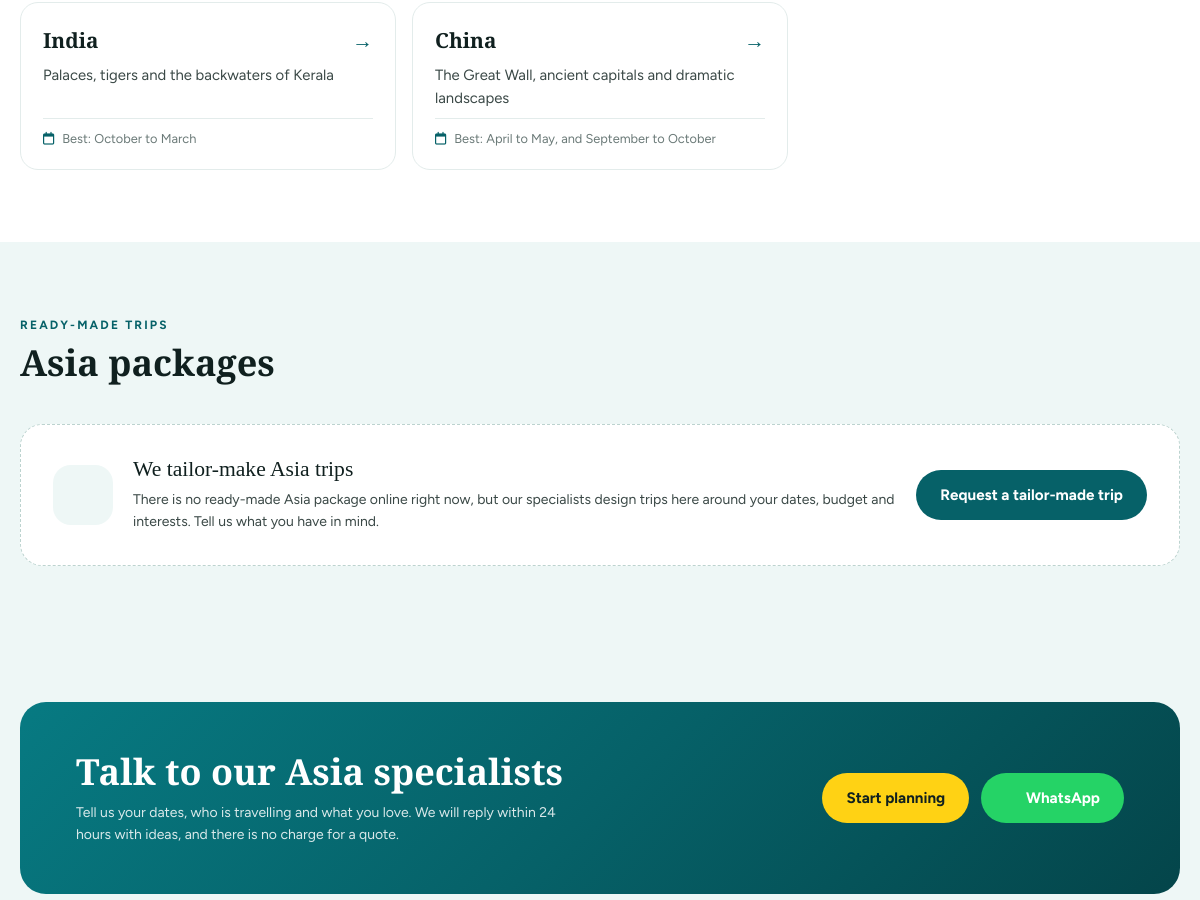
Before: /asia.php (middle part) with the older database file.
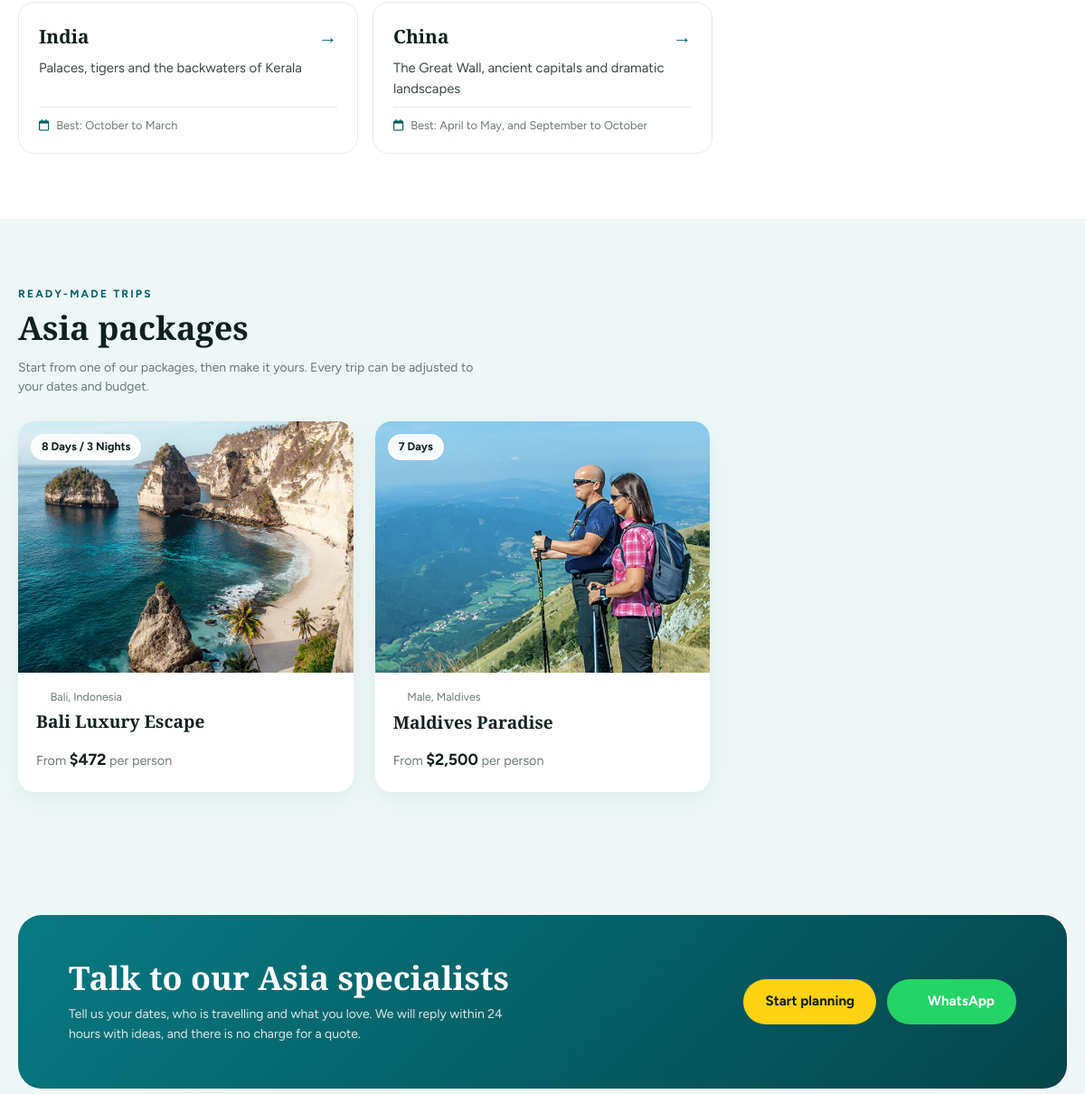
After: the same page with the newer database file.
### tables this page shows
CREATE TABLE `tours` (
  `id` int(11) NOT NULL AUTO_INCREMENT,
  `title` varchar(255) NOT NULL,
  `location` varchar(255) NOT NULL,
  `price` decimal(10,2) NOT NULL,
  `duration` varchar(100) DEFAULT NULL,
  `rating` decimal(2,1) DEFAULT 4.5,
  `status` enum('Active', 'Draft', 'Inactive') DEFAULT 'Active',
  `category` varchar(50) DEFAULT NULL,
  `image` varchar(255) DEFAULT NULL,
  `description` text,
  `show_on_home` tinyint(1) DEFAULT 0,
  `home_section` varchar(100) DEFAULT NULL,
   
   
   
  `package_pages` varchar(100) DEFAULT NULL,
   
  `promo_badge` varchar(100) DEFAULT NULL,
  `promo_style` varchar(20) DEFAULT 'primary',
  `promo_tagline` varchar(255) DEFAULT NULL,
   
   
  `highlights` text DEFAULT NULL,
  `itinerary` text DEFAULT NULL,
  `inclusions` text DEFAULT NULL,
  `exclusions` text DEFAULT NULL,
  `created_at` timestamp DEFAULT CURRENT_TIMESTAMP,
  PRIMARY KEY (`id`)
);

### asia.php (called while the page is built)
<?php
$destRegion = 'asia';
require __DIR__ . '/includes/destination-view.php';

### includes/destinations.php (called while the page is built, shortened)
<?php
if (!function_exists('destinationCountries')) {
    function destinationCountries(string $region): array {
        return array_filter(DEST_COUNTRIES, fn($c) => $c['region'] === $region);
    }
}
if (!function_exists('destinationPackages')) {
    function destinationPackages(PDO $pdo, array $countryKeys, int $limit = 9): array {
        $terms = [];
        foreach ($countryKeys as $k) {
            $terms[] = DEST_COUNTRIES[$k]['name'];
            foreach (DEST_COUNTRIES[$k]['keywords'] ?? [] as $w) $terms[] = $w;
        }
        $terms = array_values(array_unique($terms));
        $where = []; $params = [];
        foreach ($terms as $t) {
            $where[] = '(location LIKE ? OR title LIKE ?)';
            $params[] = "%$t%"; $params[] = "%$t%";
        }
        try {
            $st = $pdo->prepare(
                "SELECT id, title, location, price, duration, image FROM tours
                 WHERE status = 'Active' AND (" . implode(' OR ', $where) . ")
                 ORDER BY created_at DESC LIMIT " . (int)$limit
            );
            $st->execute($params);
            return $st->fetchAll(PDO::FETCH_ASSOC);
        } catch (PDOException $e) {
            error_log('destinationPackages: ' . $e->getMessage());
            return [];
        }
    }
}

### includes/packages.php (the view, shortened to what this page needs)
<?php
if (!function_exists('packageImagePath')) {
    function packageImagePath(array $tour, string $fallback = 'assets/images/tour/style1/pic1.jpg'): string {
        $img = trim((string)($tour['image'] ?? ''));
        return $img;
    }
}
if (!function_exists('packageImage')) {
    function packageImage(array $tour, string $fallback = 'assets/images/tour/style1/pic1.jpg'): string {
        return htmlspecialchars(packageImagePath($tour, $fallback));
    }
}
        ?>
        <?php
if (!function_exists('packageTile')) {
    function packageTile(array $tour): void {
        ?>
                    <a class="pk-tile" href="tour-detail.php?id=<?php echo (int)$tour['id']; ?>">
                        <div class="pk-tile-img">
                            <img src="<?php echo packageImage($tour); ?>" alt="" loading="lazy">
                            <?php if (!empty($tour['duration'])) : ?><span class="pk-tile-dur"><?php echo htmlspecialchars($tour['duration']); ?></span><?php endif; ?>
                        </div>
                        <div class="pk-tile-body">
                            <span class="pk-tile-loc"><i class="fa-solid fa-location-dot"></i> <?php echo htmlspecialchars($tour['location']); ?></span>
                            <h3 class="pk-tile-title"><?php echo htmlspecialchars($tour['title']); ?></h3>
                            <span class="pk-tile-price">From <b>$<?php echo number_format((float)$tour['price']); ?></b> per person</span>
                        </div>
                    </a>
        <?php
    }
}

### header.php (shortened to what this page needs)
<!DOCTYPE html><html lang="en"><head>
	<link rel="stylesheet" type="text/css" href="assets/icons/line-awesome/css/line-awesome.min.css">
	<link rel="stylesheet" type="text/css" href="assets/icons/flaticon/flaticon.css">
	<link rel="stylesheet" type="text/css" href="assets/icons/fontawesome/css/all.min.css">
	<link rel="stylesheet" type="text/css" href="assets/icons/themify-icons/css/themify-icons.css">
	<link rel="stylesheet" type="text/css" href="assets/icons/feather/css/feather.css">
	<link rel="stylesheet" href="assets/vendor/swiper/swiper-bundle.min.css">
	<link rel="stylesheet" href="assets/vendor/flatpickr/css/flatpicker.css">
	<link rel="stylesheet" href="assets/css/lc_lightbox.css">
	<link rel="stylesheet" href="assets/vendor/magnific-popup/magnific-popup.css">
	<link rel="stylesheet" href="assets/vendor/lightgallery/dist/css/lightgallery-bundle.min.css">
	<link rel="stylesheet" href="assets/vendor/nouislider/nouislider.min.css">
	<link rel="stylesheet" href="assets/css/style.css">
	<link rel="stylesheet" href="assets/css/responsive.css">
	<link rel="stylesheet" href="assets/css/packages.css">
	<link rel="stylesheet" href="assets/css/site.css">
	<link rel="stylesheet" href="assets/css/menu.css">
	<link rel="stylesheet" href="assets/css/footer.css">
<?php foreach (($page_css ?? []) as $css) : ?>
	<link rel="stylesheet" href="<?php echo htmlspecialchars($css, ENT_QUOTES); ?>">
<?php endforeach; ?>
</head>
<body id="bg" class="selection:bg-[#484848] selection:text-white">
<div class="page-wraper">

### includes/destination-view.php (shortened to what this page needs)
<?php
require_once __DIR__ . '/db.php';
require_once __DIR__ . '/packages.php';
require_once __DIR__ . '/destinations.php';
$country = isset($destCountry) ? (DEST_COUNTRIES[$destCountry] ?? null) : null;
$regionKey = $country ? $country['region'] : ($destRegion ?? null);
$region = $regionKey ? (DEST_REGIONS[$regionKey] ?? null) : null;
$mode = $country ? 'country' : ($region ? 'region' : 'overview');
if ($mode === 'country') {
    $name     = $country['name'];
    $packages = destinationPackages($pdo, [$destCountry], 6);
    $nearby   = array_diff_key(destinationCountries($regionKey), [$destCountry => 1]);
    $photo    = destinationImage($destCountry);
    $page_title       = "$name Holidays & Tours | Luxit Global Escapes";
    $page_description = $country['tagline'] . '. ' . $country['intro'];
} elseif ($mode === 'region') {
    $name      = $region['name'];
    $countries = destinationCountries($regionKey);
    $packages  = destinationPackages($pdo, array_keys($countries), 6);
} else {
    $name = 'Destinations';
    $page_title       = 'Destinations | Luxit Global Escapes';
    $page_description = 'Explore our destinations across Africa, Asia, the Middle East and Europe, from Kenyan safaris to Maldives islands, with tailor-made trips planned by our specialists.';
}
$page_css         = ['assets/css/tour.css', 'assets/css/destination.css'];
$waNumber   = '254737800900';
$planLink   = 'contact.php?' . http_build_query(['topic' => 'Plan a trip', 'destination' => $mode === 'overview' ? '' : $name]);
$waLink     = 'https://wa.me/' . $waNumber . '?text=' . rawurlencode('Hello Luxit Global Escapes, I would like help planning a trip' . ($mode === 'overview' ? '.' : " to $name."));
$h = fn($s) => htmlspecialchars((string)$s, ENT_QUOTES);
include __DIR__ . '/../header.php';
?>
<div id="smooth-wrapper">
    <div id="smooth-content">
        <div class="page-content">
        <div class="dst">
            <?php if ($mode === 'country') : ?>
            <section class="dst-section" aria-labelledby="dst-about">
                <div class="dst-wrap dst-about">
                    <div>
                        <span class="dst-eyebrow">Why visit</span>
                        <h2 class="dst-h2" id="dst-about">Discover <?php echo $h($name); ?></h2>
                        <p class="dst-lead"><?php echo $h($country['intro']); ?></p>
                    </div>
                    <div class="dst-hl-grid">
                        <?php $n = 1; foreach ($country['highlights'] as $title => $text) : ?>
                        <div class="dst-hl">
                            <span class="dst-hl-n" aria-hidden="true"><?php echo $n++; ?></span>
                            <h3><?php echo $h($title); ?></h3>
                            <p><?php echo $h($text); ?></p>
                        </div>
                        <?php endforeach; ?>
                    </div>
                </div>
            </section>
            <?php elseif ($mode === 'region') : ?>
            <section class="dst-section" aria-labelledby="dst-about">
                <div class="dst-wrap">
                    <div class="dst-cards">
                        <?php foreach ($countries as $ck => $c) : ?>
                        <a class="dst-card" href="<?php echo $ck; ?>.php">
                            <span class="dst-card-name"><?php echo $h($c['name']); ?></span>
                            <p><?php echo $h($c['tagline']); ?></p>
                            <span class="dst-card-meta"><i class="fa-regular fa-calendar"></i> Best: <?php echo $h($c['best']); ?></span>
                        </a>
                        <?php endforeach; ?>
                    </div>
                </div>
            </section>
            <?php endif; ?>
            <?php if ($mode !== 'overview') : ?>
            <section class="dst-section dst-section--tint" id="dst-packages" aria-labelledby="dst-pk-title">
                <div class="dst-wrap">
                    <div class="dst-section-head">
                        <div>
                            <span class="dst-eyebrow">Ready-made trips</span>
                            <h2 class="dst-h2" id="dst-pk-title"><?php echo $h($name); ?> packages</h2>
                            <p><?php echo $packages ? 'Start from one of our packages, then make it yours. Every trip can be adjusted to your dates and budget.' : ''; ?></p>
                        </div>
                    </div>
                    <?php if ($packages) : ?>
                    <div class="pk-grid">
                        <?php foreach ($packages as $t) packageTile($t); ?>
                    </div>
                    <?php else : ?>
                    <div class="dst-empty">
                        <span class="dst-empty-icon"><i class="fa-solid fa-pen-ruler"></i></span>
                        <div>
                            <h3>We tailor-make <?php echo $h($name); ?> trips</h3>
                            <p>There is no ready-made <?php echo $h($name); ?> package online right now, but our specialists design trips here around your dates, budget and interests. Tell us what you have in mind.</p>
                        </div>
                        <a class="dst-btn dst-btn--primary" href="<?php echo $h($planLink); ?>">Request a tailor-made trip</a>
                    </div>
                    <?php endif; ?>
                </div>
            </section>
            <?php endif; ?>
            <div class="dst-cta-wrap">
                <div class="dst-wrap">
                    <div class="dst-cta">
                        <div>
                            <h2><?php echo $mode === 'overview' ? 'Not sure where to go?' : 'Talk to our ' . $h($name) . ' specialists'; ?></h2>
                            <p>Tell us your dates, who is travelling and what you love. We will reply within 24 hours with ideas, and there is no charge for a quote.</p>
                        </div>
                        <div class="dst-ctas">
                            <a class="dst-btn dst-btn--primary" href="<?php echo $h($planLink); ?>">Start planning</a>
                            <a class="dst-btn dst-btn--wa" href="<?php echo $h($waLink); ?>" target="_blank" rel="noopener"><i class="fa-brands fa-whatsapp"></i> WhatsApp</a>
                        </div>
                    </div>
                </div>
            </div>
        </div>
        </div>
<?php include __DIR__ . '/../footer.php'; ?>

### footer.php (shortened to what this page needs)
		</div>
	</div>
</div>
</body></html>

### assets/css/responsive.css (style rules this page uses)
html, .page-wraper { overflow-x: clip; }

### assets/css/tour.css (style rules this page uses)
.pk, .pk-hero, .pk-more, .pk-bar, .dst { --pk-ink: #10201f; --pk-text: #3a4846; --pk-muted: #6b7a78; --pk-line: #e3eceb; --pk-tint: #eef7f6; --pk-teal: #066168; --pk-teal-dark: #054f55; --pk-gold: #FFD214; --pk-green: #85D200; --pk-serif: 'Playfair Display', Georgia, 'Times New Roman', serif; color: var(--pk-text); }
.pk-grid { display: grid; gap: 24px; }
@media (min-width: 700px) { .pk-grid { grid-template-columns: repeat(2, minmax(0, 1fr)); } }
@media (min-width: 1024px) { .pk-grid { grid-template-columns: repeat(3, minmax(0, 1fr)); } }
.pk-tile { display: flex; flex-direction: column; background: #fff; border-radius: 18px; overflow: hidden; box-shadow: 0 8px 28px rgba(6, 97, 104, .08); transition: transform .3s, box-shadow .3s; color: inherit; }
.pk-tile-img { position: relative; aspect-ratio: 4 / 3; overflow: hidden; background: var(--pk-tint); }
.pk-tile-img img { width: 100%; height: 100%; object-fit: cover; transition: transform .6s; }
.pk-tile-dur { position: absolute; left: 14px; top: 14px; padding: 5px 12px; border-radius: 999px; background: rgba(255, 255, 255, .92); color: var(--pk-ink); font-size: .78rem; font-weight: 700; }
.pk-tile-body { padding: 18px 20px 22px; display: flex; flex-direction: column; gap: 6px; flex: 1; }
.pk-tile-loc { font-size: .78rem; color: var(--pk-muted); display: flex; gap: 6px; align-items: center; }
.pk-tile-title { font-family: var(--pk-serif); font-weight: 600; font-size: 1.2rem; line-height: 1.3; color: var(--pk-ink); margin: 0; display: -webkit-box; -webkit-line-clamp: 2; -webkit-box-orient: vertical; overflow: hidden; }
.pk-tile-price { margin-top: auto; padding-top: 10px; font-size: .9rem; color: var(--pk-muted); }
.pk-tile-price b { color: var(--pk-ink); font-size: 1.1rem; }

Changed rows visible on the page:
added tours: image (picture), duration "8 Days / 3 Nights", location "Bali, Indonesia", title "Bali Luxury Escape", price "472"
added tours: image (picture), duration "7 Days", location "Male, Maldives", title "Maldives Paradise", price "2,500"
Other visible differences:
$h($name): "Asia" → (not shown)
text no longer shown: "We tailor-make trips There is no ready-made package online right now, but our specialists design trips here around your dates, budget and interests. Tell us what you have in mind. Request a tailor-made trip"
text now shown: "Start from one of our packages, then make it yours. Every trip can be adjusted to your dates and budget."
